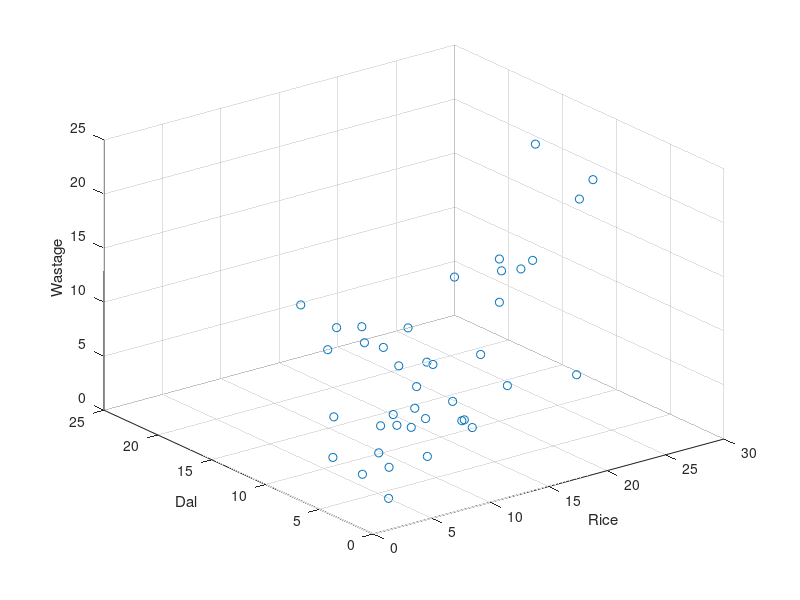

Write the MATLAB code that produced this figure. (Note: this script raises an error after producing the figure.)
# Student Prediction using rice and dal data
# Polynomial variables + output, Linear Regression Model

fprintf('Student Prediction v0.2\n');
fprintf('Using rice and dal data + polynomial features\n\n');

data = load('foodwaste2017/dinner/total_dinner.txt');

# Initialization of Useful Variables
X = data(:,1:3);
y = data(:,4);

# Add rice x dal variable
X = [X, X(:,1) .* X(:,2)];

# Add rice^2 variable
X = [X, X(:,1) .^ 2];

# Add dal^2 variable
X = [X, X(:,2) .^ 2];

m = length(y);
n = size(X, 2);

mu = mean(X);
sigma = std(X);

# Initial Visualization
scatter3(X(:,1), X(:,2), y)
xlabel('Rice');
ylabel('Dal');
zlabel('Wastage');

in = input('Add fake data? 0 for no, 1 for yes: ');

if in == 1
    [X_fake, y_fake] = generate_synthetic_data(mu, sigma, y, n);

    X = [X; X_fake];
    y = [y; y_fake];
endif

fprintf('Program paused. Press enter to continue.\n');
pause;

fprintf('Features normalized.\n\n');

# Normalize Features
X = normalize_features(X, mu, sigma);
X = [ones(size(X, 1), 1), X];

scatter3(X(:,2), X(:,4), y)
xlabel('Rice');
ylabel('Students');
zlabel('Wastage');

fprintf('Program paused. Press enter to continue.\n');
pause;

fprintf('Gradient descent applied.\n\n');

# Gradient Descent
theta = rand(n + 1, 1);
alpha = 0.01;
iterations = 10000;

[theta, J_history]= gradient_descent(X, y, theta, alpha, iterations);

fprintf('With %0.1f iterations and learning rate of %0.2f:\n\n', iterations, alpha);
fprintf('Theta:\n');
fprintf('Intecept = %f\n', theta(1));
fprintf('Rice = %f\n', theta(2));
fprintf('Dal = %f\n', theta(3));
fprintf('Students = %f\n', theta(4));
fprintf('Rice x Dal = %f\n', theta(5));
fprintf('Rice Squared = %f\n', theta(6));
fprintf('Dal Squared = %f\n', theta(7));

J = sum(((X * theta) - y) .^ 2) / (2 * m);
fprintf('\nCost: %f\n\n', J);

plot(1:iterations, J_history);
xlabel('Number of Iterations');
ylabel('Cost');

fprintf('Program paused. Press enter to continue.\n');
pause;

fprintf('Predictions against Real Data Visualization:\n\n');
scatter3(X(:,3), X(:,2), y)
xlabel('Dal');
ylabel('Rice');
zlabel('Wastage');

hold on;
scatter3(X(:,3), X(:,2), X * theta, 'r')
hold off;

fprintf('Program paused. Press enter to continue.\n');
pause;

fprintf('Rice Squared and Dal Squared\n\n');

scatter3(X(:,6), X(:,7), y)
xlabel('Rice Squared');
ylabel('Dal Squared');
zlabel('Wastage');

hold on;
scatter3(X(:,6), X(:,7), X * theta, 'r')
hold off;

fprintf('Predictions for Specific Values:\n');

random = floor(rand(1) * m);
X_predict = X(random, :)
y_predict = y(random);
prediction = X_predict * theta;

fprintf('Prediction %f for real value (%f)\n', prediction, y_predict);

fprintf('\nEnd of program.\n');